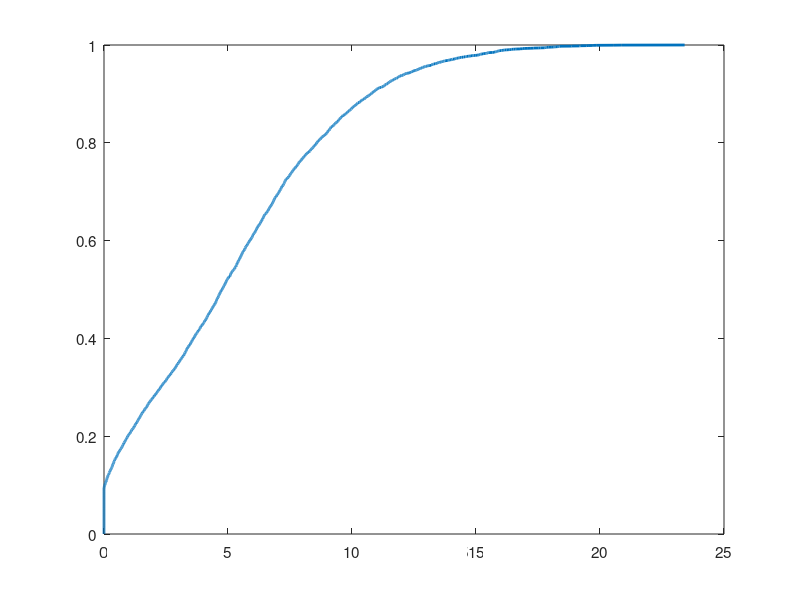

MATLAB code to generate this figure: (Note: this script raises an error after producing the figure.)
clear all
close all
clc
% load('Pilot_Assignment_Orthogonal_32')
% figure(1)
% subplot(2,1,1), plot(x_GUEs_DL_MMSE_CF,y_GUEs_DL_MMSE_CF,'r-','LineWidth',1.2);
% hold on
% subplot(2,1,1), plot(x_GUEs_DL_MMSE_CF_Perfect_CSI,y_GUEs_DL_MMSE_CF_Perfect_CSI,'r--','LineWidth',1.2);
% hold on
% subplot(2,1,1), plot(x_GUEs_DL_MMSE_CF_UB,y_GUEs_DL_MMSE_CF_UB,'r-.','LineWidth',1.2);
% grid
% legend('UPA, ICSI',...
%     'UPA, PCSI',...
%      'UPA, UB',...
%     'Location', 'SouthEastOutside');
% xlabel('Rate per user [Mbit/s]');
% ylabel('CDF');
% title('32 Orthogonal Pilots')
% xlim([1 60]);
% 
% load('Pilot_Assignment_Orthogonal_64')
% subplot(2,1,2), plot(x_GUEs_DL_MMSE_CF,y_GUEs_DL_MMSE_CF,'b-','LineWidth',1.2);
% hold on
% subplot(2,1,2), plot(x_GUEs_DL_MMSE_CF_Perfect_CSI,y_GUEs_DL_MMSE_CF_Perfect_CSI,'b--','LineWidth',1.2);
% hold on
% subplot(2,1,2), plot(x_GUEs_DL_MMSE_CF_UB,y_GUEs_DL_MMSE_CF_UB,'b-.','LineWidth',1.2);
% grid on
% legend('UPA, ICSI',...
%     'UPA, PCSI',...
%      'UPA, UB',...
%     'Location', 'SouthEastOutside');
% xlabel('Rate per user [Mbit/s]');
% ylabel('CDF');
% title('64 Orthogonal Pilots ')
% xlim([0 60]);



%%%WFPC%%%%%%%%%%%%%%%%%%%%%%%%%%%%%%%%%%%%%%%%%%%%%%%%%%%%%%
 load('Pilot_Assignment_random_Conta_8')
figure
hold on; box on; 
set(gca,'fontsize',11);
p=plot(x_GUEs_DL_MMSE_CF_WFPC,y_GUEs_DL_MMSE_CF_WFPC,'LineWidth',2);
p.Color='#7E2F8E';
p.LineStyle='--';
hold on

p=plot(x_GUEs_DL_MMSE_CF_UB_WFPC,y_GUEs_DL_MMSE_CF_UB_WFPC,'LineWidth',2);
p.Color='#7E2F8E';
p.LineStyle='-';

hold on
p=plot(x_GUEs_DL_MMSE_CF_Perfect_CSI_WFPC,y_GUEs_DL_MMSE_CF_Perfect_CSI_WFPC,'LineWidth',2);
p.Color='#7E2F8E';
p.LineStyle='-.';
hold on


 load('Pilot_Assignment_random_ContaEf_20')
p=plot(x_GUEs_DL_MMSE_CF_WFPC,y_GUEs_DL_MMSE_CF_WFPC,'LineWidth',2);
p.Color='#4DBEEE';
p.LineStyle='--';
hold on

p=plot(x_GUEs_DL_MMSE_CF_UB_WFPC,y_GUEs_DL_MMSE_CF_UB_WFPC,'LineWidth',2);
p.Color='#4DBEEE';
p.LineStyle='-';

p=plot(x_GUEs_DL_MMSE_CF_Perfect_CSI_WFPC,y_GUEs_DL_MMSE_CF_Perfect_CSI_WFPC,'LineWidth',2);
p.Color='#4DBEEE';
p.LineStyle='-.';
grid on
legend('WFPC, ICSI, $\tau =8$',...
      'WFPC, UB , $\tau =8 $',...
    'WFPC, PCSI, $\tau =8 $',...
     'WFPC, ICSI, $\tau =20 $',...
      'WFPC, UB , $\tau =20 $',...
    'WFPC, PCSI, $\tau =20 $',...
    'Interpreter','latex', 'Location','SouthEast');
xlabel('Rate per user [Mbit/s]');
ylabel('CDF');
 title('Pilot contamination effect ')
 xlim([0 100]);


% m = [ x_GUEs_DL_MMSE_CF_WFPC x_GUEs_DL_MMSE_CF_UB_WFPC x_GUEs_DL_MMSE_CF_Perfect_CSI_WFPC ;y_GUEs_DL_MMSE_CF_WFPC y_GUEs_DL_MMSE_CF_UB_WFPC x_GUEs_DL_MMSE_CF_Perfect_CSI_WFPC;735 1 5;264 2 7;346 9 7] 
%  writematrix(y_GUEs_DL_MMSE_CF_WFPC,'Export_Casey.csv')

% writematrix(x_GUEs_DL_MMSE_CF_WFPC,'Export_Casey.csv','WriteMode','append')

% X=get(x_GUEs_DL_MMSE_CF_WFPC, 'XData');
% Y=get(y_GUEs_DL_MMSE_CF_WFPC, 'YData');
% 
% m= cell2mat(Y');
% maxNumCol = max
% writematrix(m,'Export_Casey00.csv')

% 
% grid on
% legend('WFPC-, ICSI',...
%     'WFPC-, PCSI',...
%      'WFPC-, UB',...
%     'Location', 'SouthEastOutside');
% xlabel('Rate per user [Mbit/s]');
% ylabel('CDF');
% title('32 Orthogonal Pilots ')
% xlim([0 60]);